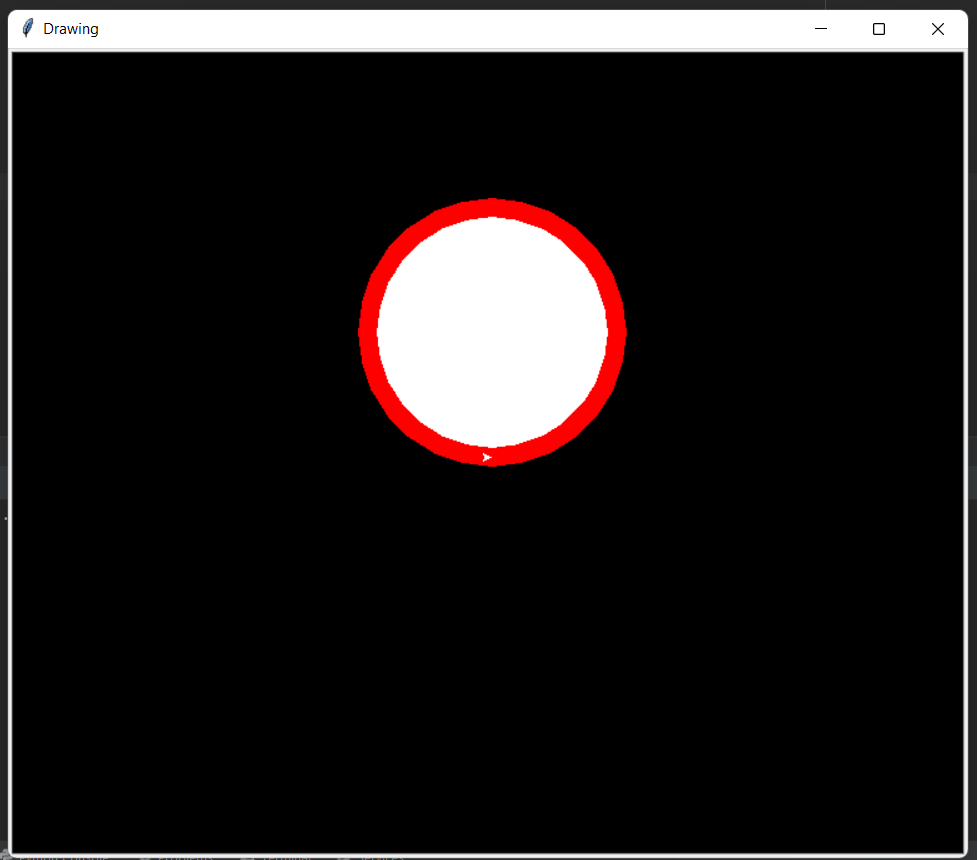

Recreate this plot in Python.
# A program to create a circle
import turtle

screen = turtle.Screen()
screen.bgcolor("black")
screen.title("Drawing")
my_turtle = turtle.Turtle()
my_turtle.color("red")
my_turtle.pensize(15)
my_turtle.fillcolor("white")
my_turtle.begin_fill()
my_turtle.circle(100)
my_turtle.end_fill()
turtle.done()
"""
output added in same folder
"""
